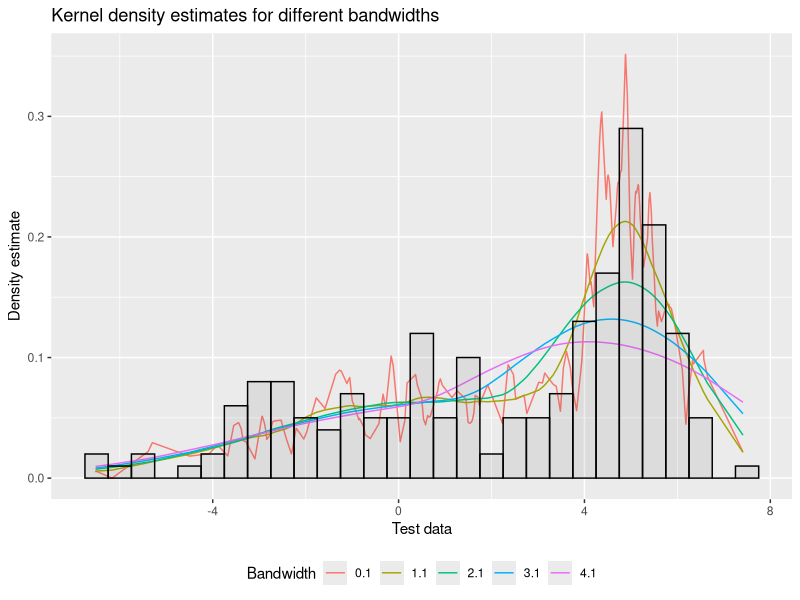
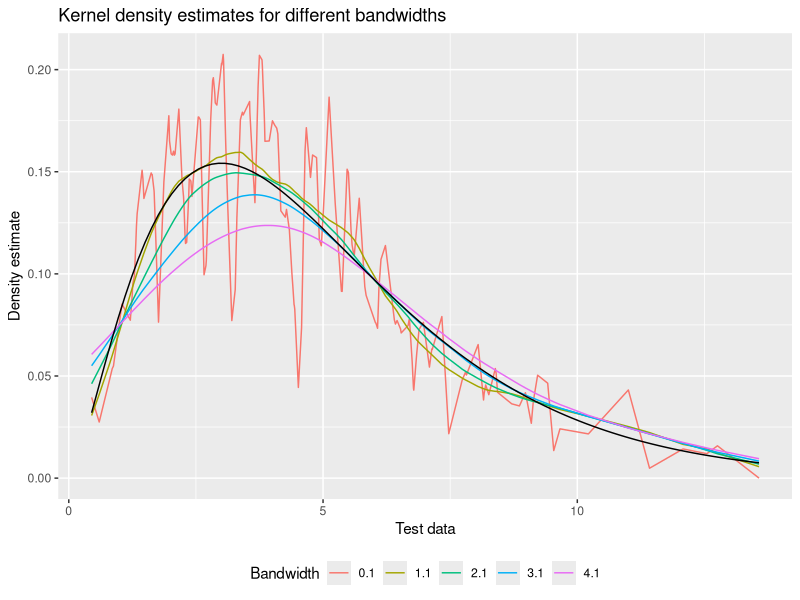

Generate these figures, in order, with R:
## ---- chunk 1
kernal_epan <- function(x, h = 1) {
  x <- x/h
  ran <- as.numeric(abs(x) <= 1)
  val <- (3/4) * (1 - x^2) * ran / h
  val
}
## ---- chunk 2
kernal_density <- function(x, x_new, h) {
  sapply(x_new, function(v){ 
    w <- kernal_epan(x - v, h = h)
    den <- mean(w)
    den
})
}
## ---- chunk 3
set.seed(230)
xs <- c(rnorm(500, 5, 1), rnorm(500, 0, 3))
train_idx <- sample(1:1000, 800)
x_train <- xs[train_idx]
x_test <- xs[-train_idx]

hs <- seq(0.1, 4.1)
dens_k <- sapply(hs, function(h){
  kernal_density(x_train, x_test, h)
})

df <- data.frame(dens_k= as.vector(dens_k),
                 bandwidth = rep(hs, each = length(x_test)), xs = x_test)

library(ggplot2)
ggplot(df) + geom_line(aes(x = xs, y = dens_k, color = as.factor(bandwidth))) +
  scale_color_discrete(name = "Bandwidth") + 
  geom_histogram(binwidth=0.5, color="black", alpha = 0.1, 
                 aes(x = xs, y=..density..)) + 
  labs(y = "Density estimate", x = "Test data", 
       title = "Kernel density estimates for different bandwidths") + 
  theme(legend.position="bottom")
## ---- chunk 4
xs <- rchisq(1000, 5)
train_idx <- sample(1:1000, 800)
x_train <- xs[train_idx]
x_test <- xs[-train_idx]

hs <- seq(0.1, 4.1)
dens_k <- sapply(hs, function(h){
  kernal_density(x_train, x_test, h)
})

df <- data.frame(dens_k= as.vector(dens_k),
                 bandwidth = rep(hs, each = length(x_test)), xs = x_test)

library(ggplot2)
ggplot(df) + geom_line(aes(x = xs, y = dens_k, color = as.factor(bandwidth))) +
  scale_color_discrete(name = "Bandwidth") + 
  stat_function(fun=dchisq, color = "black", args = list(df = 5)) + 
  labs(y = "Density estimate", x = "Test data", 
       title = "Kernel density estimates for different bandwidths") + 
  theme(legend.position="bottom")
## ---- chunk 5
check_KKT <- function(X, y, b, lambda) {
  resids <- y - X %*% b
  s <- apply(X, 2, function(xj) crossprod(xj, resids)) / lambda / nrow(X)
  (b == 0) & (abs(s) >= 1)
}
## ---- chunk 6
set.seed(230)
n <- 1000L
p <- 5000L
X <- matrix(rnorm(n * p), ncol = p)
beta <- c(seq(1, 0.1, length.out=(10L)), rep(0, p - 10L))
y <- X %*% beta + rnorm(n = n, sd = 0.15)
## ---- chunk 7
library(glmnet)
gfit <- glmnet(X, y, lambda = 0.5)
beta_hat <- as.vector(gfit$beta)
which(beta_hat != 0)

which(check_KKT(X, y, beta_hat, lambda = 0.5))
## ---- chunk 8
beta_new <- beta_hat
beta_new[c(2, 4)] <- 0
which(check_KKT(X, y, beta_new, lambda = 0.5))
## ---- chunk 9
which(check_KKT(X, y, beta_hat, lambda = 0.3))
## ---- chunk 10
gfit <- cv.glmnet(X, y)
lambda_min <- gfit$lambda.min
lambda_min
beta_hat <- gfit$glmnet.fit$beta[, which(gfit$lambda == lambda_min)]
which(beta_hat != 0)

KKT_via <- check_KKT(X, y, beta_hat, lambda = lambda_min)
sum(KKT_via) / length(KKT_via)
